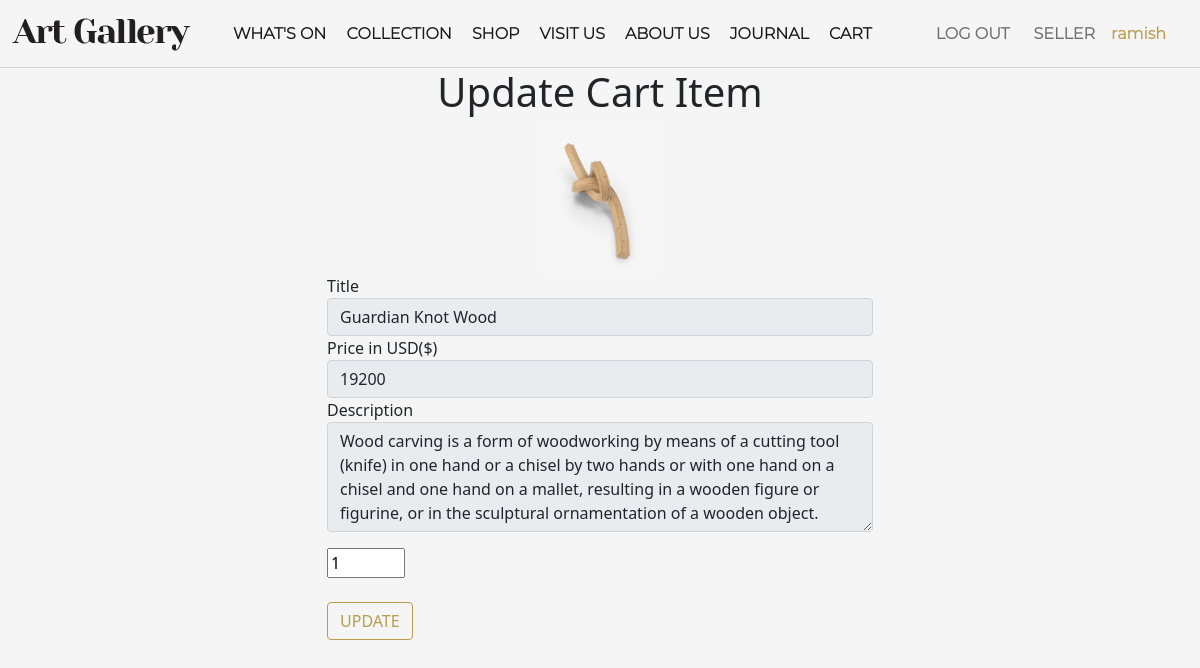
/editcart.php?id=9 (signed in), run on the app's committed database.
### tables this page shows
CREATE TABLE `user` (
  `id` int(11) NOT NULL,
  `fname` varchar(20) NOT NULL,
  `lname` varchar(20) NOT NULL,
  `email` varchar(50) NOT NULL,
  `password` varchar(70) NOT NULL
);

CREATE TABLE `cart` (
  `cid` int(11) NOT NULL,
  `title` varchar(50) NOT NULL,
  `price` varchar(6) NOT NULL,
  `descrip` longtext NOT NULL,
  `user` int(50) NOT NULL,
  `img` varchar(200) NOT NULL,
  `quantity` int(5) NOT NULL,
  `cart_id` int(11) NOT NULL,
  `sell` int(10) NOT NULL
);

### editcart.php (the view, shortened to what this page needs)
<?php
include "config.php";
$id = $_GET["id"];
?>
<html>
    <head>
    <link rel="stylesheet" href="css/bootstrap.css">
<link rel="stylesheet" href="css/Home.css">
<link rel="stylesheet" href="css/all.min.css">
    </head>
    <body>
        <?php include "Navbar.php"; ?>
        <?php
    $show = "SELECT * FROM cart WHERE cid = '{$id}'";
    $show1 = mysqli_query($conn, $show);
    while($row = mysqli_fetch_assoc($show1)){
         ?>
        <div id="admin-content ">
      <div class="container ">
         <div class="row d-flex justify-content-center">
             <div class="col-md-12 text-center">
                 <h1 class="admin-heading">Update Cart Item</h1>
             </div>
              <div class="col-md-offset-3 col-md-6">
                  <form  action="<?php $_SERVER['PHP_SELF']; ?>" method="POST" enctype="multipart/form-data">
                  <div class="d-flex justify-content-center">
                  <img  src="./upload/<?php echo $row['img']; ?>" height="150px">
                  </div>
                      <div class="form-group">
                          <label for="post_title">Title</label>
                          <input type="text" name="post_title" class="form-control" value="<?php echo $row["title"]; ?>" disabled required max="40" autocomplete="off" autocapitalize="on">
                      </div>
                      <div class="form-group">
                          <label for="post_price">Price in USD($)</label>
                          <input type="text" name="post_price" class="form-control" value="<?php echo $row["price"]; ?>" disabled required max="40" autocomplete="off">
                      </div>
                      <div class="form-group">
                          <label for="exampleInputPassword1"> Description</label>
                          <textarea name="postdesc" class="form-control" rows="4" disabled required><?php echo $row["descrip"]; ?></textarea>
                      </div>
                      <div class="form-group mt-3">
                          <input type="number" name="quantity" value="1" min="1"  max="5" required >
                      </div>
                      <input type="submit" name="save" class="btn all mt-4" value="UPDATE"/>
                  </form>
              </div>
          </div>
      </div>
  </div>
<?php } ?>
    </body>
</html>

### Navbar.php (shortened to what this page needs)
<nav class="navbar navbar-expand-lg navbar-light sticky-top">
        <div class="container-fluid">
            <a class="navbar-brand" href="Home.php">
                <img src="images/Asset-5@0.5x.png" alt="" class="pic">
              </a>
          <div class="collapse navbar-collapse fle " id="navbarNavAltMarkup">
            <div class="navbar-nav mynav">
              <a class="nav-link active ms-1" href="exhibition.php">WHAT'S ON</a>
              <a class="nav-link active ms-1" href="collection.php">COLLECTION</a>
              <a class="nav-link active ms-1" href="shop.php">SHOP</a>
              <a class="nav-link active ms-1" href="visit.php">VISIT US</a>
              <a class="nav-link active ms-1" href="about.php">ABOUT US</a>
              <a class="nav-link active ms-1" href="journal.php">JOURNAL</a>
              <a class="nav-link active ms-1 " href="cart.php">CART</a>
              <a href="logout.php" class="nav-link  ms-xl-5 ms-lg-5">LOG OUT</a>
              <a class="nav-link  ms-xl-2 ms-lg-2 " href="seller/products.php">SELLER</a>
              <a  class="nav-link date "><?php
              include "config.php";
              $name = "SELECT fname FROM user WHERE email = '{$_SESSION['email']}'";
              $result1 = mysqli_query($conn ,$name);
              while($row1 = mysqli_fetch_assoc($result1)){
                  echo $row1["fname"];
              }
              ?></a>
            </div>
          </div>
        </div>
      </nav>

### css/Home.css (style rules this page uses)
body { margin: 0; background-color: #f5f5f5ff ; }
html { scroll-behavior: smooth; }
.mynav { font-family: my !important; font-weight: bold ; font-size: 1rem; }
.fle { justify-content: center !important; }
.sticky-top { background-color: #f5f5f5 !important; border-bottom: 1px solid lightgrey; transition: 0.2s linear !important; }
.pic { transition: 0.8s linear !important; }
.date { color: rgba(184,157,79,1) !important; }
.all { border: 1px solid rgba(184,157,79,1) ; background-color: #f5f5f5; color: rgba(184,157,79,1); transition: color 0.3s ease; text-decoration: none; }
a { text-decoration: none !important; }

### data on the page
user: fname "ramish"
cart: img (picture), post_title "Guardian Knot Wood", post_price "19200", postdesc "Wood carving is a form of woodworking by means of a cutting tool (knife) in one hand or a chisel by two hands or with one hand on a chisel and one hand on a mallet, resulting in a wooden figure or figurine, or in the sculptural ornamentation of a wooden object."
